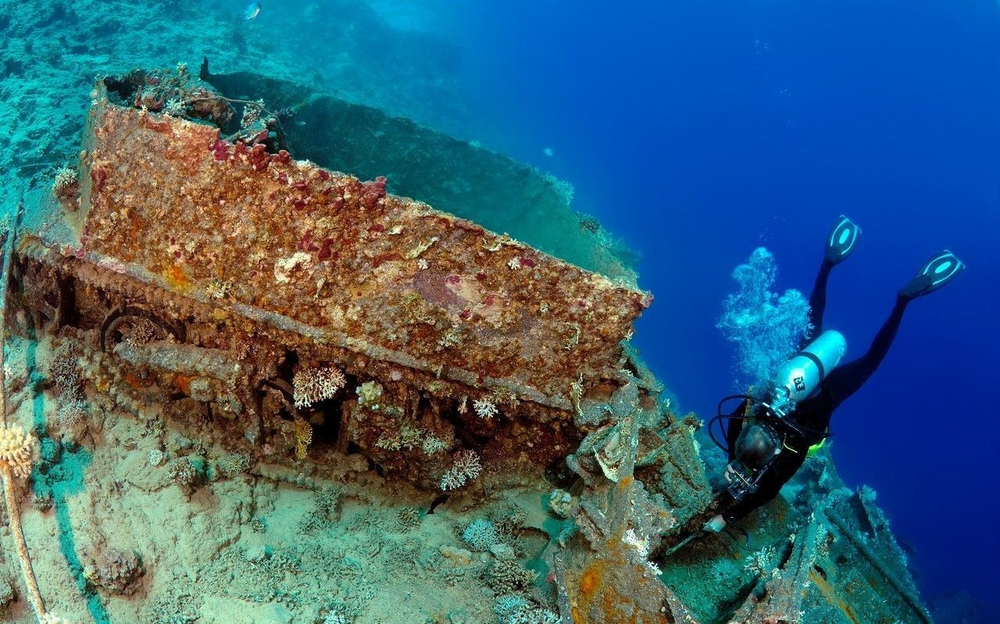
#> input picture Underwater Image Enhancement/RGHS/InputImages/2_img_.png, 1000 x 624 px, shrunk from 1280 x 799 before the run, found by its file name; its folder holds only this picture in this run
$ python main.py
#> lines starting #> are read from the running program, lines starting #| are printed output that depends on the picture
### Underwater Image Enhancement/RGHS/global_stretching_RGB.py
import numpy as np


def stretching(img):
    height = len(img)
    width = len(img[0])
    for k in range(0, 3):
        Max_channel  = np.max(img[:,:,k])
        Min_channel  = np.min(img[:,:,k])
        for i in range(height):
            for j in range(width):
                img[i,j,k] = (img[i,j,k] - Min_channel) * (255 - 0) / (Max_channel - Min_channel)+ 0
    return img

### Underwater Image Enhancement/RGHS/LabStretching.py
import cv2
from skimage.color import rgb2hsv,hsv2rgb
import numpy as np
from skimage.color import rgb2lab, lab2rgb

from global_StretchingL import global_stretching
from global_stretching_ab import global_Stretching_ab


def  LABStretching(sceneRadiance):


    sceneRadiance = np.clip(sceneRadiance, 0, 255)
    sceneRadiance = np.uint8(sceneRadiance)
    height = len(sceneRadiance)
    width = len(sceneRadiance[0])
    img_lab = rgb2lab(sceneRadiance)
    L, a, b = cv2.split(img_lab)

    img_L_stretching = global_stretching(L, height, width)
    img_a_stretching = global_Stretching_ab(a, height, width)
    img_b_stretching = global_Stretching_ab(b, height, width)

    labArray = np.zeros((height, width, 3), 'float64')
    labArray[:, :, 0] = img_L_stretching
    labArray[:, :, 1] = img_a_stretching
    labArray[:, :, 2] = img_b_stretching
    img_rgb = lab2rgb(labArray) * 255


    return img_rgb


    sceneRadiance = np.clip(sceneRadiance, 0, 255)
    sceneRadiance = np.uint8(sceneRadiance)
    height = len(sceneRadiance)
    width = len(sceneRadiance[0])
    img_hsv = rgb2hsv(sceneRadiance)
    img_hsv[:, :, 1] = global_stretching(img_hsv[:, :, 1], height, width)
    img_hsv[:, :, 2] = global_stretching(img_hsv[:, :, 2], height, width)
    img_rgb = hsv2rgb(img_hsv) * 255

    return img_rgb

### Underwater Image Enhancement/RGHS/global_StretchingL.py
import numpy as np

def global_stretching(img_L,height, width):
    length = height * width
    R_rray = (np.copy(img_L)).flatten()
    R_rray.sort()
    print('R_rray',R_rray)
    I_min = int(R_rray[int(length / 100)])
    I_max = int(R_rray[-int(length / 100)])
    print('I_min',I_min)
    print('I_max',I_max)
    array_Global_histogram_stretching_L = np.zeros((height, width))
    for i in range(0, height):
        for j in range(0, width):
            if img_L[i][j] < I_min:
                p_out = img_L[i][j]
                array_Global_histogram_stretching_L[i][j] = 0
            elif (img_L[i][j] > I_max):
                p_out = img_L[i][j]
                array_Global_histogram_stretching_L[i][j] = 100
            else:
                p_out = int((img_L[i][j] - I_min) * ((100) / (I_max - I_min)))
                array_Global_histogram_stretching_L[i][j] = p_out
    return (array_Global_histogram_stretching_L)

### Underwater Image Enhancement/RGHS/global_stretching_ab.py
import numpy as np
import math
e = math.e

def global_Stretching_ab(a,height, width):
    array_Global_histogram_stretching_L = np.zeros((height, width), 'float64')
    for i in range(0, height):
        for j in range(0, width):
                p_out = a[i][j] * (1.3 ** (1 - math.fabs(a[i][j] / 128)))
                array_Global_histogram_stretching_L[i][j] = p_out
    return (array_Global_histogram_stretching_L)

### Underwater Image Enhancement/RGHS/main.py

# encoding=utf-8
import os
import numpy as np
import cv2
import natsort

from LabStretching import LABStretching
from color_equalisation import RGB_equalisation
from global_stretching_RGB import stretching
from relativeglobalhistogramstretching import RelativeGHstretching

np.seterr(over='ignore')
if __name__ == '__main__':
    pass


# folder = "C:/Users/Administrator/Desktop/UnderwaterImageEnhancement/NonPhysical/RGHS"
folder = "S:/Code Stuff/Image Enhancements/Single-Underwater-Image-Enhancement-and-Color-Restoration/Underwater Image Enhancement/RGHS"
path = folder + "/InputImages"
files = os.listdir(path)
files =  natsort.natsorted(files)

for i in range(len(files)):
    file = files[i]
    filepath = path + "/" + file
    prefix = file.split('.')[0]
    if os.path.isfile(filepath):
        print('********    file   ********',file)
        img = cv2.imread(folder +'/InputImages/' + file)
#> img is the input picture: shape (624, 1000, 3); mean B, G, R 119.6, 96.7, 56.2
        # [6 lines of commented-out code are left out]

        height = len(img)
#> height = 624
        width = len(img[0])
#> width = 1000
        # sceneRadiance = RGB_equalisation(img)

        sceneRadiance = img
        # sceneRadiance = RelativeGHstretching(sceneRadiance, height, width)

        sceneRadiance = stretching(sceneRadiance)
#> in stretching, `height = len(img)`: height = 624
#> in stretching, `width = len(img[0])`: width = 1000


        sceneRadiance = LABStretching(sceneRadiance)
#> in LABStretching, `height = len(sceneRadiance)`: height = 624
#> in LABStretching, `width = len(sceneRadiance[0])`: width = 1000
#> in LABStretching, `img_lab = rgb2lab(sceneRadiance)`: img_lab: shape (624, 1000, 3) float64; mean of channels 0, 1, 2 43.8, 8.6, 24
#> in LABStretching, `L, a, b = cv2.split(img_lab)`:
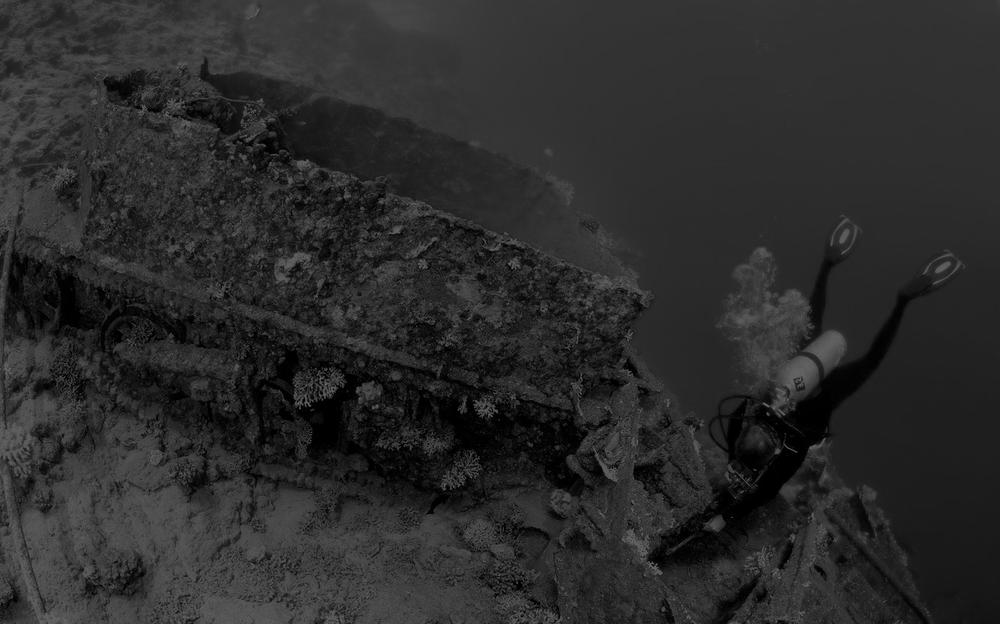
#> L: shape (624, 1000) float64; min 0, max 100, mean 43.8
#> in LABStretching, `L, a, b = cv2.split(img_lab)`:
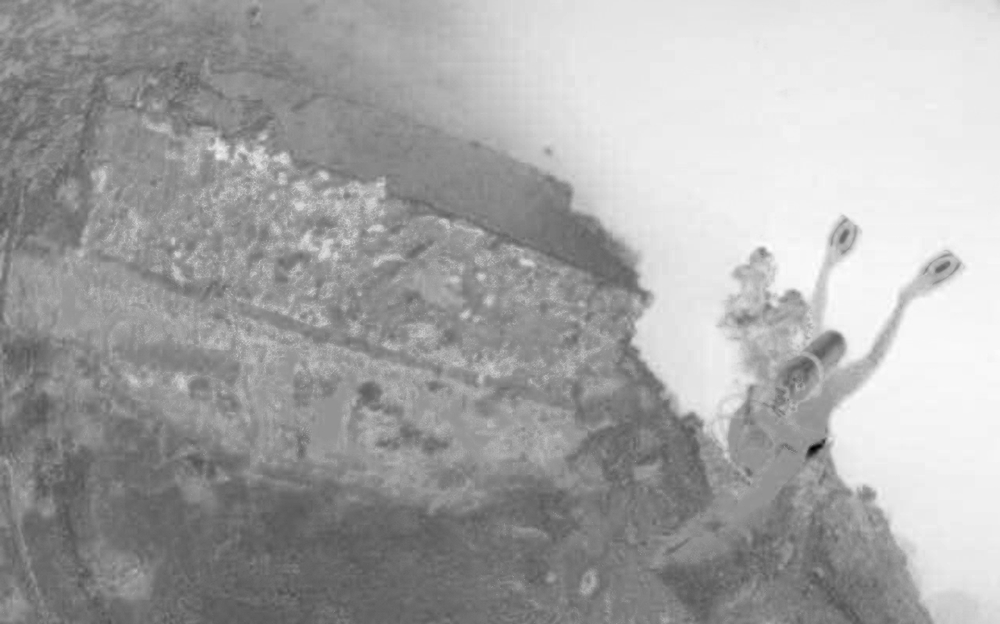
#> a: shape (624, 1000) float64; min -67, max 49.01, mean 8.6; drawn with min black and max white
#> in LABStretching, `L, a, b = cv2.split(img_lab)`:
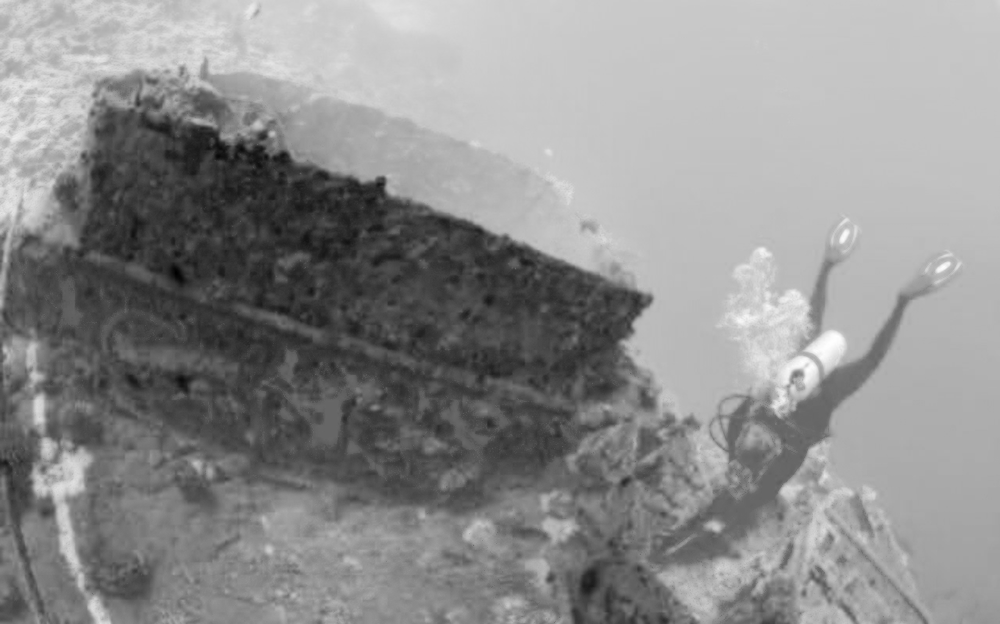
#> b: shape (624, 1000) float64; min -63.44, max 93.81, mean 24; drawn with min black and max white
#> in global_stretching, `length = height * width`: length = 624000
#> (printed output is left out)
#> in global_stretching, `I_min = int(R_rray[int(length / 100)])`: I_min = 1
#> in global_stretching, `I_max = int(R_rray[-int(length / 100)])`: I_max = 84
#| I_min 1
#| I_max 84
#> in LABStretching, `labArray[:, :, 0] = img_L_stretching`: labArray: shape (624, 1000, 3) float64; mean of channels 0, 1, 2 51, 0, 0
#> in LABStretching, `labArray[:, :, 1] = img_a_stretching`: labArray: shape (624, 1000, 3) float64; mean of channels 0, 1, 2 51, 10.1, 0
#> in LABStretching, `labArray[:, :, 2] = img_b_stretching`: labArray: shape (624, 1000, 3) float64; mean of channels 0, 1, 2 51, 10.1, 27.7
#> in LABStretching, `img_rgb = lab2rgb(labArray) * 255`:
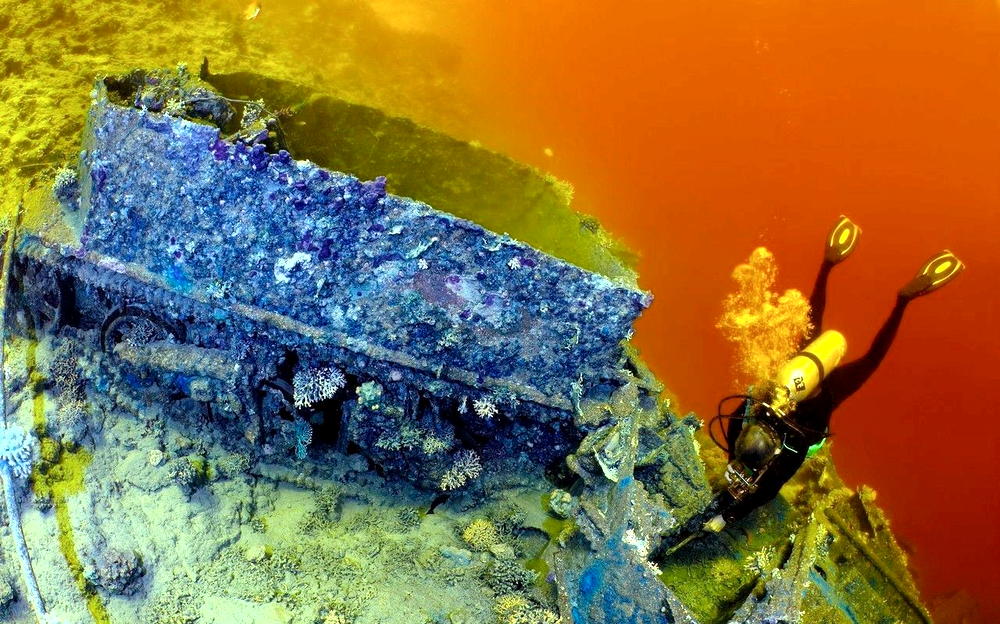
#> img_rgb: shape (624, 1000, 3) float64; mean R, G, B 139.2, 112.7, 65.5


        cv2.imwrite('OutputImages/' + prefix + '_RGHS.jpg', sceneRadiance)
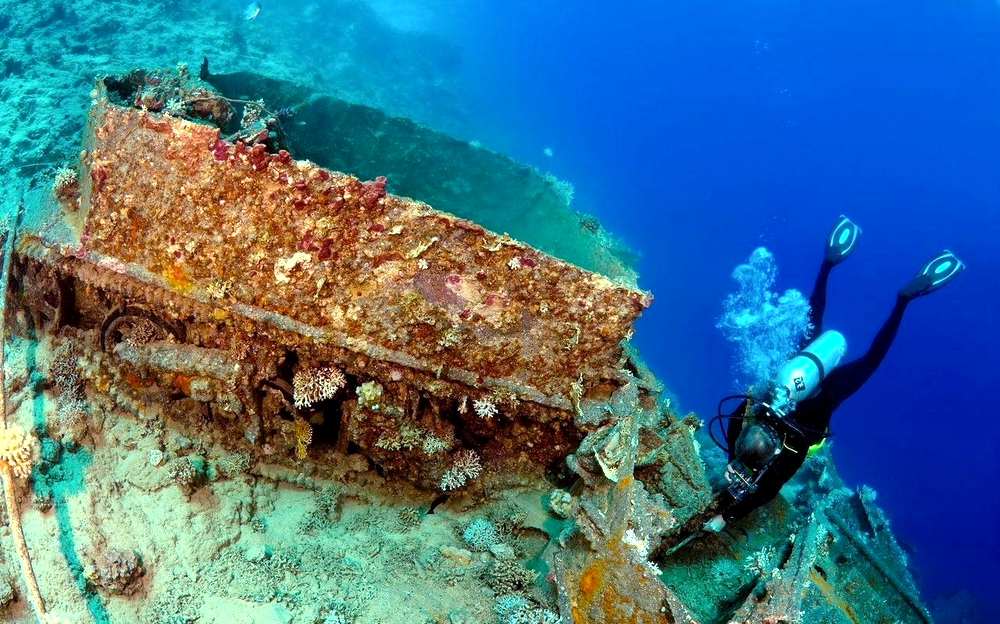
#> saved as 2_img__RGHS.jpg: shape (624, 1000, 3); mean B, G, R 139.2, 112.7, 65.5
